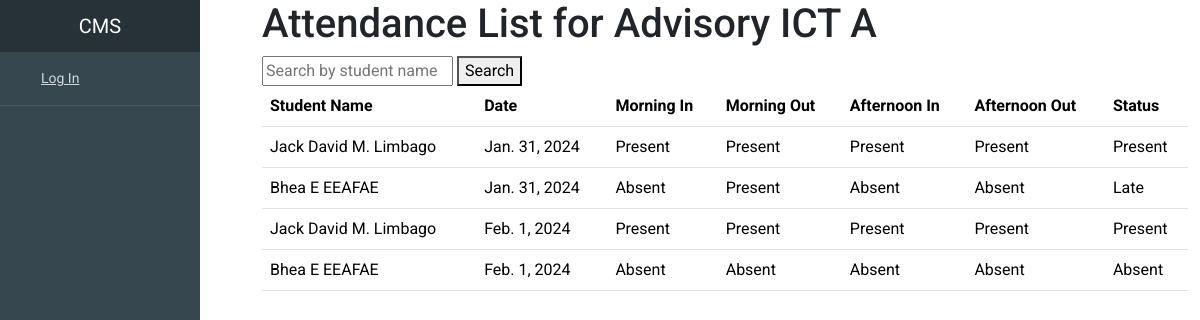
/attendance/list/2/, run on the app's committed database.
### advisory/models.py (models this page shows, shortened)
class Advisory(models.Model):
    school_year = models.CharField(max_length=10, choices=School_Year_Choices, default='2023')
    section = models.CharField(max_length=20, null=True)
    track = models.CharField(max_length=10, choices=Track, default='TVL')
    strand = models.CharField(max_length=10, choices=Strand, default='ICT')
    adviser = models.ForeignKey(User, on_delete=models.CASCADE)
    principal_name = models.CharField(max_length=20, null=True)
    students = models.ManyToManyField(Student)

### attendance/models.py (models this page shows, shortened)
class DailyAttendance(models.Model):
    STATUS_CHOICES = [
        ('Present', 'Present'),
        ('Tardy', 'Tardy'),
        ('Absent', 'Absent'),
    ]
    advisory = models.ForeignKey(Advisory, on_delete=models.CASCADE)
    student = models.ForeignKey(Student, on_delete=models.CASCADE)
    date = models.DateField()
    morning_in_status = models.CharField(max_length=10, choices=STATUS_CHOICES, blank=True, null=True)
    morning_out_status = models.CharField(max_length=10, choices=STATUS_CHOICES, blank=True, null=True)
    afternoon_in_status = models.CharField(max_length=10, choices=STATUS_CHOICES, blank=True, null=True)
    afternoon_out_status = models.CharField(max_length=10, choices=STATUS_CHOICES, blank=True, null=True)
    file = models.FileField(upload_to='uploads/excel_files/', null=True, blank=True)
    day_status = models.CharField(max_length=10, blank=True, null=True)

### student/models.py (models this page shows, shortened)
class Student(models.Model):
    lrn = models.CharField(max_length=20, unique=True)
    firstname = models.CharField(max_length=100)
    middlename = models.CharField(max_length=100)
    lastname = models.CharField(max_length=100)
    complete_name = models.CharField(max_length=100)
    gender = models.CharField(max_length=10, choices=Gender_Choices, default='F')
    date_of_birth = models.DateField()
    birth_cert = models.BooleanField(default=False, verbose_name='Birth Certificate')
    attendance = models.IntegerField(default=0, verbose_name='Daily Attendance')

### attendance/views.py (the view)
# urls.py: path('list/<int:advisory_id>/', attendance_list, name='attendance-list'),
def attendance_list(request, advisory_id):
    advisory = get_object_or_404(Advisory, id=advisory_id)
    students_attendance = DailyAttendance.objects.filter(advisory=advisory)
    student_name_filter = request.GET.get('student_name_filter', None)
    student = advisory.students.all().filter(lrn=student_name_filter).first()
    if student_name_filter:
        students_attendance = DailyAttendance.objects.filter(student=student)
    return render(request, 'attendance/attendance_list.html', {'advisory': advisory, 'students_attendance': students_attendance})

### attendance/templates/attendance/attendance_list.html
{% extends "student/base.html" %}
{% load crispy_forms_tags %}
{% block content %}
<h1>Attendance List for Advisory {{ advisory.section }}</h1>
<form method="get" action="{% url 'attendance-list' advisory_id=advisory.id %}">
    <input type="text" name="student_name_filter" placeholder="Search by student name">
    <button type="submit">Search</button>
</form>
<table class="table">
    <thead>
        <tr>
            <th>Student Name</th>
            <th>Date</th>
            <th>Morning In</th>
            <th>Morning Out</th>
            <th>Afternoon In</th>
            <th>Afternoon Out</th>
            <th>Status</th>
        </tr>
    </thead>
    <tbody>
        {% for student_attendance in students_attendance %}
            <tr>
                <td>{{ student_attendance.student.complete_name }}</td>
                <td>{{ student_attendance.date }}</td>
                <td>{{ student_attendance.morning_in_status }}</td>
                <td>{{ student_attendance.morning_out_status }}</td>
                <td>{{ student_attendance.afternoon_in_status }}</td>
                <td>{{ student_attendance.afternoon_out_status }}</td>
                <td>{{ student_attendance.day_status }}</td>
            </tr>
        {% endfor %}
    </tbody>
</table>
{% endblock %}

### student/static/student/main.css (style rules this page uses)
body { overflow-x: hidden; font-family: 'Roboto', sans-serif; font-size: 16px; }

### data on the page
Advisory: section "ICT A"
DailyAttendance: student.complete_name "Jack David M. Limbago", date "Jan. 31, 2024", morning_in_status "Present", morning_out_status "Present", afternoon_in_status "Present", afternoon_out_status "Present", day_status "Present"
DailyAttendance: student.complete_name "Bhea E EEAFAE", date "Jan. 31, 2024", morning_in_status "Absent", morning_out_status "Present", afternoon_in_status "Absent", afternoon_out_status "Absent", day_status "Late"
DailyAttendance: student.complete_name "Jack David M. Limbago", date "Feb. 1, 2024", morning_in_status "Present", morning_out_status "Present", afternoon_in_status "Present", afternoon_out_status "Present", day_status "Present"
DailyAttendance: student.complete_name "Bhea E EEAFAE", date "Feb. 1, 2024", morning_in_status "Absent", morning_out_status "Absent", afternoon_in_status "Absent", afternoon_out_status "Absent", day_status "Absent"
